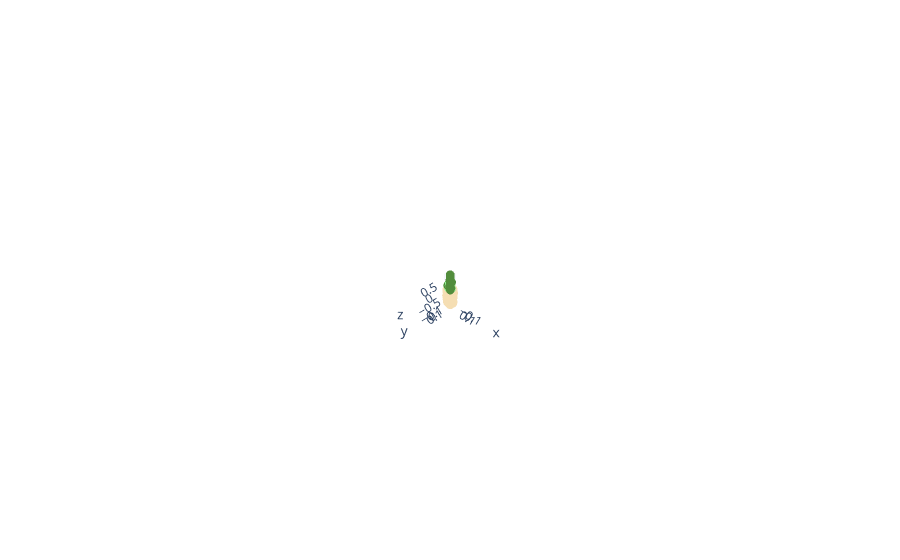

Notebook source saved alongside this figure:
### Markdown cell above
## 3. Creating a small plant and visiualize it

1. Three things needed for a CPlantBox function/method are the name of the input parameter, time for the simulation and output name of the file.
    * Name must be the same as the file in the /modelparameter folder, you can learn how to create it in the next section
    * Time is the time that plant grown, normally larger number means

### Code cell
# first we create a Heliantus plant
name = "Heliantus_Pagès_2013" # parameter name
# here are some optional parameters to be tested
# name = "PMA2018" # Simulate a small plant with 3 leaves and two lateral root, you can comment the heliantus line and uncomment this line to see what happend.
time = 70 # how many days the plant need to grow, make it smaller, for example 15 to see if the plant becomes smaller

plant1 = CPlantBox(name, time, name) # make a plant object in python
# Visualization
def visual_plant_sub(plant1,name='plant'):
    nodes_cor = python_nodes(plant1) # use the object name created previously to get its coordinates
    fig= go.Scatter3d(
        x=nodes_cor.T[3],
        y=nodes_cor.T[4],
        z=nodes_cor.T[5],
        mode='markers',
        marker=dict(
            size=3,
            color=nodes_cor.T[1],                # nodes_cor.T[1] is organ type, nodes_cor.T[2] is the connection number of a node 
            colorscale=[[0, "wheat"], #color of the root, change it to "yellow" to see the difference
                    [0.5, "darkgreen"],
                    [1.0, "lightgreen"],],  opacity=0.8
        ), name =name
    )

    return fig
   

def visual_plant(plant1):
    subfig = visual_plant_sub(plant1)
    fig = make_subplots(
    rows=1, cols=1,
    specs=[[{'type': 'surface'}]])
    fig.add_trace(subfig) 
    fig.update_layout(scene_aspectmode='data',)
    return fig

fig = visual_plant(plant1)
fig.show()

### Figure 1 — Plotly figure (JSON) as saved in the notebook; plotly's stock layout.template omitted (floating-point values rounded to 4 significant figures; data arrays with more than 128 entries replaced by an {"elided": "..."} marker saying what was removed)
{"data": [{"marker": {"color": {"elided": "16858 int values"}, "colorscale": [[0, "wheat"], [0.5, "darkgreen"], [1, "lightgreen"]], "opacity": 0.8, "size": 3}, "mode": "markers", "name": "plant", "type": "scatter3d", "x": {"elided": "16858 float values"}, "y": {"elided": "16858 float values"}, "z": {"elided": "16858 float values"}}], "layout": {"autosize": true, "scene": {"aspectmode": "data", "aspectratio": {"x": 0.5644, "y": 0.5839, "z": 3.034}, "camera": {"center": {"x": 0, "y": 0, "z": 0}, "eye": {"x": 20.53, "y": 20.53, "z": 20.53}, "projection": {"type": "perspective"}, "up": {"x": 0, "y": 0, "z": 1}}, "domain": {"x": [0, 1], "y": [0, 1]}}}}
